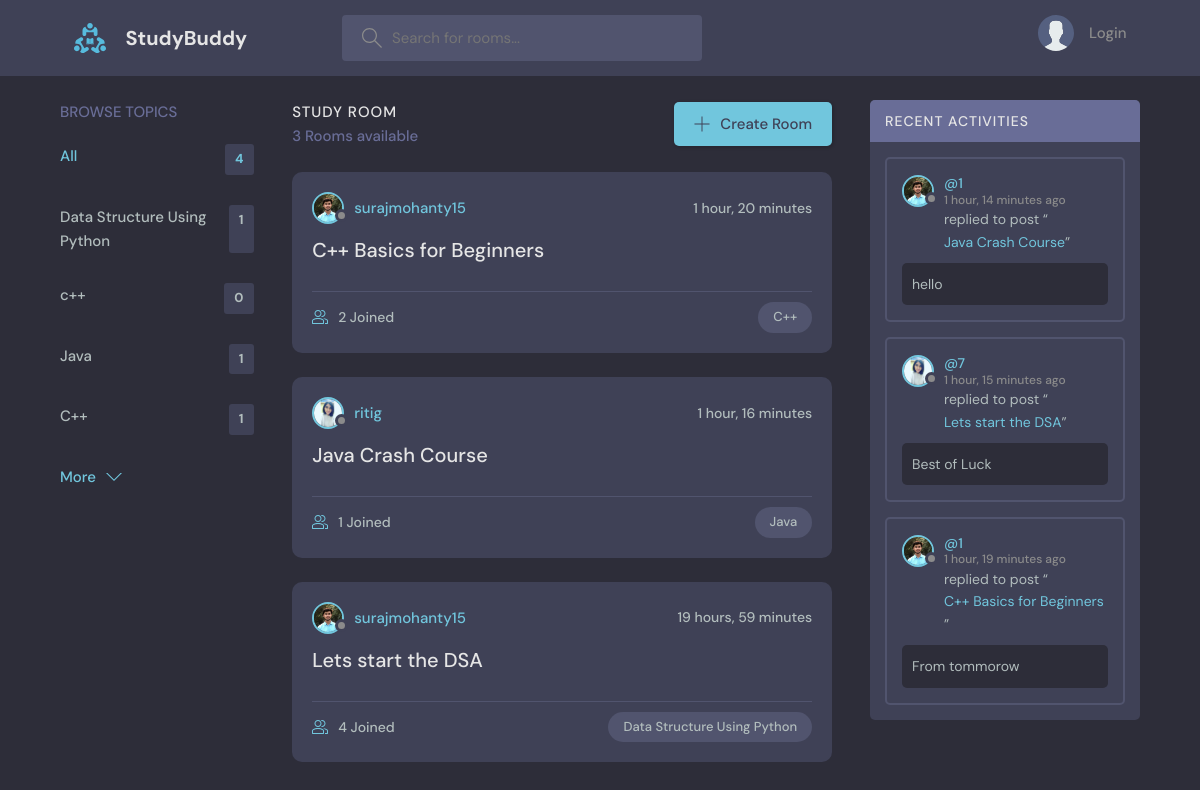
The page / on the database its author committed.
### base/models.py (models this page shows, shortened)
class Topic(models.Model):
    name = models.CharField(max_length=200)

class Room(models.Model):
    host = models.ForeignKey(User,on_delete=models.SET_NULL,null=True)
    topic =models.ForeignKey(Topic,on_delete=models.SET_NULL,null=True)
    name = models.CharField(max_length=200)
    description = models.TextField(null=True,blank=True)
    participants = models.ManyToManyField(
        User, related_name='participants', blank=True)
    updated = models.DateTimeField(auto_now=True)
    created = models.DateTimeField(auto_now_add=True)
    class Meta:
        ordering = ['-updated','-created']
    def __str__(self):
        return self.name

class User(AbstractUser):
    name = models.CharField(max_length=200, null=True)
    email = models.EmailField(unique=True, null=True)
    bio = models.TextField(null=True)
    avatar =models.ImageField(null=True, default="avatar.svg")
    USERNAME_FIELD = 'email'
    REQUIRED_FIELDS = []

class Message(models.Model):
    user = models.ForeignKey(User, on_delete=models.CASCADE)
    room = models.ForeignKey(Room,on_delete=models.CASCADE)
    body = models.TextField()
    updated = models.DateTimeField(auto_now=True)
    created = models.DateTimeField(auto_now_add=True)
    class Meta:
        ordering = ['-updated','-created']

### base/views.py (the view)
# urls.py: path('', views.home, name="home"),
def home(request):
    q = request.GET.get('q') if request.GET.get('q') != None else ''
    rooms = Room.objects.filter(
        Q(topic__name__icontains = q) |
        Q(name__icontains=q) |
        Q(description__icontains=q)
        )
    topics = Topic.objects.all()[0:5]
    room_count = rooms.count()
    room_messages = Message.objects.filter(Q(room__topic__name__icontains=q))[0:3]
    context = {'rooms':rooms, 'topics':topics, 'room_count':room_count, 'room_messages':room_messages}
    return render(request,'base/home.html', context)

### base/templates/base/home.html (shortened to what this page needs)
{% extends 'main.html' %}
{% block content %}
    <main class="layout layout--3">
      <div class="container">
        {% include 'base/topics_component.html' %}
        <div class="roomList">
          <div class="roomList__header">
            <div>
              <h2>Study Room</h2>
              <p>{{room_count}} Rooms available</p>
            </div>
            <a class="btn btn--main" href="{% url 'create-room' %}">
              <svg version="1.1" xmlns="http://www.w3.org/2000/svg" width="32" height="32" viewBox="0 0 32 32">
                <title>add</title>
                <path
                  d="M16.943 0.943h-1.885v14.115h-14.115v1.885h14.115v14.115h1.885v-14.115h14.115v-1.885h-14.115v-14.115z"
                ></path>
              </svg>
              Create Room
            </a>
          </div>
          {% include 'base/feed_component.html' %}
        </div>
        {% include 'base/activity_component.html' %}
      </div>
    </main>
{% endblock content %}

### base/templates/base/topics_component.html
<div class="topics">
    <div class="topics__header">
      <h2>Browse Topics</h2>
    </div>
    <ul class="topics__list">
      <li>
        <a href="{% url 'home' %}" class="active">All <span>{{topics.count}}</span></a>
      </li>
      {% for topic in topics %}
      <li>
        <a href="{% url 'home' %}?q={{topic.name}}">{{topic.name}}<span>{{topic.room_set.all.count}}</span></a>
      </li>
      {% endfor %}
    </ul>
    <a class="btn btn--link" href="{% url 'topics' %}">
      More
      <svg version="1.1" xmlns="http://www.w3.org/2000/svg" width="32" height="32" viewBox="0 0 32 32">
        <title>chevron-down</title>
        <path d="M16 21l-13-13h-3l16 16 16-16h-3l-13 13z"></path>
      </svg>
    </a>
  </div>

### base/templates/base/feed_component.html (shortened to what this page needs)
{% for room in rooms %}
<div class="roomListRoom">
    <div class="roomListRoom__header">
      <a href="{%url 'user-profile' room.host %}" class="roomListRoom__author">
        <div class="avatar avatar--small">
          <img src="{{room.host.avatar.url}}" />
        </div>
        <span>{{room.host.username}}</span>
      </a>
      <div class="roomListRoom__actions">
        <span>{{room.created|timesince}}</span>
      </div>
    </div>
    <div class="roomListRoom__content">
      <a href="{% url 'room' room.id %}">{{room.name}}</a>
    </div>
    <div class="roomListRoom__meta">
      <a href="{% url 'room' room.id %}" class="roomListRoom__joined">
        {{room.participants.all.count}} Joined
      </a>
      <p class="roomListRoom__topic">{{room.topic.name}}</p>
    </div>
  </div>
{% endfor %}

### base/templates/base/activity_component.html (shortened to what this page needs)
<div class="activities">
    <div class="activities__header">
      <h2>Recent Activities</h2>
    </div>
    {% for message in room_messages%}
    <div class="activities__box">
      <div class="activities__boxHeader roomListRoom__header">
        <a href="{% url 'user-profile' message.user.id %}" class="roomListRoom__author">
          <div class="avatar avatar--small">
            <img src="{{message.user.avatar.url}}" />
          </div>
          <p>
            @{{message.user.id}}
            <span>{{message.created|timesince}} ago</span>
          </p>
        </a>
      </div>
      <div class="activities__boxContent">
        <p>replied to post “<a href="{% url 'room' message.room.id %}">{{message.room}}</a>”</p>
        <div class="activities__boxRoomContent">
          {{message.body}}
        </div>
      </div>
    </div>
    {% endfor %}
  </div>

### rows shown on the page
Topic: name "Data Structure Using Python", room_set.all.count "1"
Topic: name "c++", room_set.all.count "0"
Topic: name "Java", room_set.all.count "1"
Topic: name "C++", room_set.all.count "1"
Room: host.avatar (picture), host.username "surajmohanty15", created "1 hour, 20 minutes", name "C++ Basics for Beginners", participants.all.count "2", topic.name "C++"
Room: host.avatar (picture), host.username "ritig", created "1 hour, 16 minutes", name "Java Crash Course", participants.all.count "1", topic.name "Java"
Room: host.avatar (picture), host.username "surajmohanty15", created "19 hours, 59 minutes", name "Lets start the DSA", participants.all.count "4", topic.name "Data Structure Using Python"
Message: user.avatar (picture), user.id "1", created "1 hour, 14 minutes", room "Java Crash Course", body "hello"
Message: user.avatar (picture), user.id "7", created "1 hour, 15 minutes", room "Lets start the DSA", body "Best of Luck"
Message: user.avatar (picture), user.id "1", created "1 hour, 19 minutes", room "C++ Basics for Beginners", body "From tommorow"

### other values the page prints
{{ topics.count }} "4"
{{ room_count }} "3"
